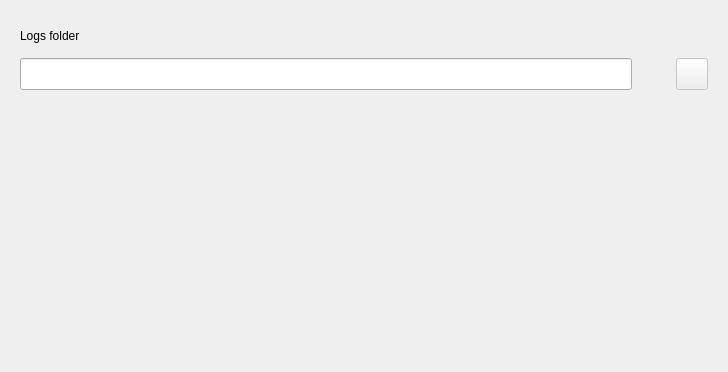
                  <widget class="QWidget" name="tab_ConfNginx_Paths">
                   <attribute name="title">
                    <string>Paths</string>
                   </attribute>
                   <layout class="QVBoxLayout" name="verticalLayout_8">
                    <item>
                     <widget class="QFrame" name="frame_ConfNginx_Paths">
                      <property name="maximumSize">
                       <size>
                        <width>16777215</width>
                        <height>184</height>
                       </size>
                      </property>
                      <layout class="QGridLayout" name="gridLayout_54">
                       <item row="1" column="0">
                        <widget class="QLineEdit" name="inLine_ConfNginx_Path_String">
                         <property name="minimumSize">
                          <size>
                           <width>0</width>
                           <height>32</height>
                          </size>
                         </property>
                        </widget>
                       </item>
                       <item row="1" column="1">
                        <widget class="QLabel" name="icon_ConfNginx_Path_Wrong">
                         <property name="enabled">
                          <bool>true</bool>
                         </property>
                         <property name="minimumSize">
                          <size>
                           <width>32</width>
                           <height>32</height>
                          </size>
                         </property>
                         <property name="maximumSize">
                          <size>
                           <width>32</width>
                           <height>32</height>
                          </size>
                         </property>
                         <property name="font">
                          <font>
                           <family>a Arbei Berry</family>
                           <pointsize>16</pointsize>
                          </font>
                         </property>
                         <property name="toolTip">
                          <string>The given path doen't exists, or doesn't point to a folder</string>
                         </property>
                         <property name="text">
                          <string notr="true"/>
                         </property>
                         <property name="pixmap">
                          <pixmap resource="resources/resources.qrc">:/icons/icons/err.png</pixmap>
                         </property>
                         <property name="scaledContents">
                          <bool>true</bool>
                         </property>
                        </widget>
                       </item>
                       <item row="1" column="2">
                        <widget class="QPushButton" name="button_ConfNginx_Path_Save">
                         <property name="enabled">
                          <bool>false</bool>
                         </property>
                         <property name="minimumSize">
                          <size>
                           <width>32</width>
                           <height>32</height>
                          </size>
                         </property>
                         <property name="maximumSize">
                          <size>
                           <width>32</width>
                           <height>32</height>
                          </size>
                         </property>
                         <property name="font">
                          <font>
                           <pointsize>16</pointsize>
                          </font>
                         </property>
                         <property name="cursor">
                          <cursorShape>PointingHandCursor</cursorShape>
                         </property>
                         <property name="toolTip">
                          <string>Apply the current path</string>
                         </property>
                         <property name="iconSize">
                          <size>
                           <width>22</width>
                           <height>22</height>
                          </size>
                         </property>
                        </widget>
                       </item>
                       <item row="0" column="0" colspan="3">
                        <widget class="QLabel" name="label_ConfNginx_Path_Path">
                         <property name="minimumSize">
                          <size>
                           <width>0</width>
                           <height>32</height>
                          </size>
                         </property>
                         <property name="maximumSize">
                          <size>
                           <width>16777215</width>
                           <height>32</height>
                          </size>
                         </property>
                         <property name="text">
                          <string>Logs folder</string>
                         </property>
                        </widget>
                       </item>
                      </layout>
                     </widget>
                    </item>
                    <item>
                     <spacer name="spacer_ConfNginx_Path_1">
                      <property name="orientation">
                       <enum>Qt::Vertical</enum>
                      </property>
                      <property name="sizeType">
                       <enum>QSizePolicy::Expanding</enum>
                      </property>
                      <property name="sizeHint" stdset="0">
                       <size>
                        <width>706</width>
                        <height>262</height>
                       </size>
                      </property>
                     </spacer>
                    </item>
                   </layout>
                  </widget>
